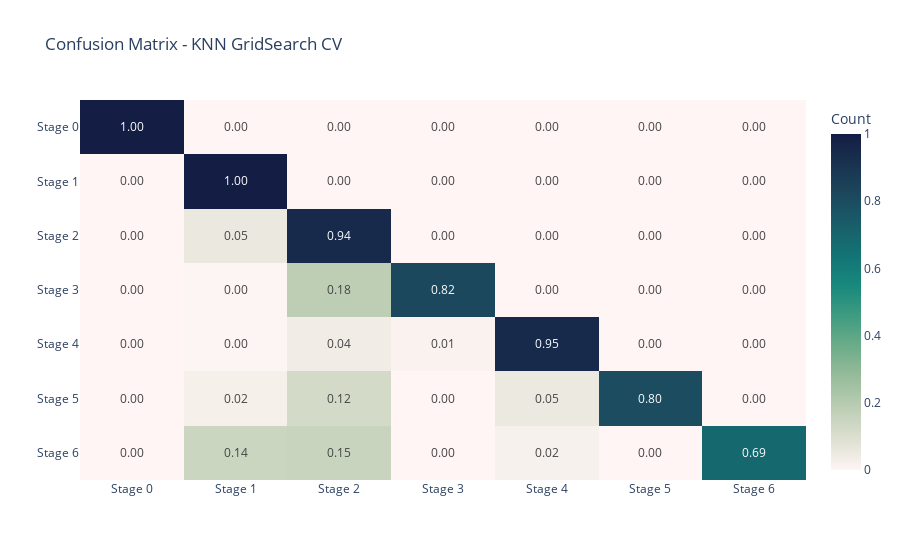

Notebook code for this chart:
### Code cell
cm = confusion_matrix(target_true, target_pred)
cm_percent = cm.astype("float") / cm.sum(axis=1)[:, np.newaxis]

# Custom labels
labels = [f"Stage {i}" for i in range(7)]

# Create a heatmap using Plotly
fig = px.imshow(
    cm_percent,
    text_auto=".2f",
    aspect="auto",
    title="Confusion Matrix - KNN GridSearch CV",
    labels=dict(color="Count"),
    x=labels,
    y=labels,
    color_continuous_scale=px.colors.sequential.tempo,
)

fig.show()

### Figure 1 — Plotly figure (JSON) as saved in the notebook; plotly's stock layout.template omitted (floating-point values rounded to 4 significant figures)
{"data": [{"coloraxis": "coloraxis", "hovertemplate": "x: %{x}<br>y: %{y}<br>Count: %{z}<extra></extra>", "name": "0", "texttemplate": "%{z:.2f}", "type": "heatmap", "x": ["Stage 0", "Stage 1", "Stage 2", "Stage 3", "Stage 4", "Stage 5", "Stage 6"], "xaxis": "x", "y": ["Stage 0", "Stage 1", "Stage 2", "Stage 3", "Stage 4", "Stage 5", "Stage 6"], "yaxis": "y", "z": [[1, 0, 0, 0, 0, 0, 0], [0.001216, 0.9988, 0, 0, 0, 0, 0], [0.0001458, 0.05497, 0.9449, 0, 0, 0, 0], [0, 0.001656, 0.1821, 0.8162, 0, 0, 0], [0.000119, 0.001429, 0.03738, 0.01452, 0.9465, 0, 0], [0, 0.02312, 0.1214, 0, 0.05202, 0.8035, 0], [0, 0.1429, 0.1524, 0, 0.01905, 0, 0.6857]]}], "layout": {"coloraxis": {"colorbar": {"title": {"text": "Count"}}, "colorscale": [[0, "rgb(254, 245, 244)"], [0.09091, "rgb(222, 224, 210)"], [0.1818, "rgb(189, 206, 181)"], [0.2727, "rgb(153, 189, 156)"], [0.3636, "rgb(110, 173, 138)"], [0.4545, "rgb(65, 157, 129)"], [0.5455, "rgb(25, 137, 125)"], [0.6364, "rgb(18, 116, 117)"], [0.7273, "rgb(25, 94, 106)"], [0.8182, "rgb(28, 72, 93)"], [0.9091, "rgb(25, 51, 80)"], [1, "rgb(20, 29, 67)"]]}, "title": {"text": "Confusion Matrix - KNN GridSearch CV"}, "xaxis": {"anchor": "y", "domain": [0, 1]}, "yaxis": {"anchor": "x", "autorange": "reversed", "domain": [0, 1]}}}
